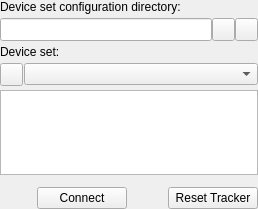
<?xml version="1.0" encoding="UTF-8"?>
<ui version="4.0">
 <class>DeviceSetSelectorWidget</class>
 <widget class="QWidget" name="DeviceSetSelectorWidget">
  <property name="geometry">
   <rect>
    <x>0</x>
    <y>0</y>
    <width>258</width>
    <height>209</height>
   </rect>
  </property>
  <property name="windowTitle">
   <string>DeviceSetSelector</string>
  </property>
  <layout class="QGridLayout" name="gridLayout">
   <property name="margin">
    <number>0</number>
   </property>
   <property name="spacing">
    <number>4</number>
   </property>
   <item row="0" column="0">
    <widget class="QLabel" name="label_ConfigurationDirectory">
     <property name="text">
      <string>Device set configuration directory:</string>
     </property>
    </widget>
   </item>
   <item row="1" column="0">
    <layout class="QHBoxLayout" name="horizontalLayout">
     <property name="spacing">
      <number>0</number>
     </property>
     <item>
      <widget class="QLineEdit" name="lineEdit_ConfigurationDirectory">
       <property name="sizePolicy">
        <sizepolicy hsizetype="Expanding" vsizetype="Preferred">
         <horstretch>0</horstretch>
         <verstretch>0</verstretch>
        </sizepolicy>
       </property>
       <property name="readOnly">
        <bool>true</bool>
       </property>
      </widget>
     </item>
     <item>
      <widget class="QPushButton" name="pushButton_OpenConfigurationDirectory">
       <property name="sizePolicy">
        <sizepolicy hsizetype="Fixed" vsizetype="Fixed">
         <horstretch>0</horstretch>
         <verstretch>0</verstretch>
        </sizepolicy>
       </property>
       <property name="minimumSize">
        <size>
         <width>23</width>
         <height>23</height>
        </size>
       </property>
       <property name="maximumSize">
        <size>
         <width>23</width>
         <height>23</height>
        </size>
       </property>
       <property name="focusPolicy">
        <enum>Qt::NoFocus</enum>
       </property>
       <property name="toolTip">
        <string>Select other device set configuration directory</string>
       </property>
       <property name="text">
        <string/>
       </property>
       <property name="icon">
        <iconset resource="CommonWidgets.qrc">
         <normaloff>:/icons/Resources/icon_OpenFile.png</normaloff>:/icons/Resources/icon_OpenFile.png</iconset>
       </property>
       <property name="iconSize">
        <size>
         <width>16</width>
         <height>16</height>
        </size>
       </property>
      </widget>
     </item>
     <item>
      <widget class="QPushButton" name="pushButton_RefreshFolder">
       <property name="sizePolicy">
        <sizepolicy hsizetype="Fixed" vsizetype="Fixed">
         <horstretch>0</horstretch>
         <verstretch>0</verstretch>
        </sizepolicy>
       </property>
       <property name="minimumSize">
        <size>
         <width>23</width>
         <height>23</height>
        </size>
       </property>
       <property name="maximumSize">
        <size>
         <width>23</width>
         <height>23</height>
        </size>
       </property>
       <property name="focusPolicy">
        <enum>Qt::NoFocus</enum>
       </property>
       <property name="toolTip">
        <string>Refresh device set list from currently selected configuration directory</string>
       </property>
       <property name="text">
        <string/>
       </property>
       <property name="icon">
        <iconset resource="CommonWidgets.qrc">
         <normaloff>:/icons/Resources/icon_Refresh.png</normaloff>:/icons/Resources/icon_Refresh.png</iconset>
       </property>
      </widget>
     </item>
    </layout>
   </item>
   <item row="2" column="0">
    <widget class="QLabel" name="label_DeviceSet">
     <property name="text">
      <string>Device set:</string>
     </property>
    </widget>
   </item>
   <item row="6" column="0">
    <spacer name="verticalSpacer_2">
     <property name="orientation">
      <enum>Qt::Vertical</enum>
     </property>
     <property name="sizeType">
      <enum>QSizePolicy::Fixed</enum>
     </property>
     <property name="sizeHint" stdset="0">
      <size>
       <width>258</width>
       <height>8</height>
      </size>
     </property>
    </spacer>
   </item>
   <item row="7" column="0">
    <layout class="QHBoxLayout" name="horizontalLayout_2">
     <item>
      <spacer name="horizontalSpacer_2">
       <property name="orientation">
        <enum>Qt::Horizontal</enum>
       </property>
       <property name="sizeHint" stdset="0">
        <size>
         <width>40</width>
         <height>20</height>
        </size>
       </property>
      </spacer>
     </item>
     <item>
      <widget class="QPushButton" name="pushButton_Connect">
       <property name="minimumSize">
        <size>
         <width>90</width>
         <height>0</height>
        </size>
       </property>
       <property name="maximumSize">
        <size>
         <width>16777215</width>
         <height>16777215</height>
        </size>
       </property>
       <property name="text">
        <string>Connect</string>
       </property>
       <property name="icon">
        <iconset resource="CommonWidgets.qrc">
         <normaloff>:/icons/Resources/icon_Connect.png</normaloff>:/icons/Resources/icon_Connect.png</iconset>
       </property>
      </widget>
     </item>
     <item>
      <spacer name="horizontalSpacer">
       <property name="orientation">
        <enum>Qt::Horizontal</enum>
       </property>
       <property name="sizeHint" stdset="0">
        <size>
         <width>40</width>
         <height>20</height>
        </size>
       </property>
      </spacer>
     </item>
     <item>
      <widget class="QPushButton" name="pushButton_ResetTracker">
       <property name="minimumSize">
        <size>
         <width>90</width>
         <height>0</height>
        </size>
       </property>
       <property name="maximumSize">
        <size>
         <width>90</width>
         <height>16777215</height>
        </size>
       </property>
       <property name="text">
        <string>Reset Tracker</string>
       </property>
      </widget>
     </item>
    </layout>
   </item>
   <item row="5" column="0">
    <widget class="QTextEdit" name="textEdit_Description">
     <property name="sizePolicy">
      <sizepolicy hsizetype="Expanding" vsizetype="MinimumExpanding">
       <horstretch>0</horstretch>
       <verstretch>0</verstretch>
      </sizepolicy>
     </property>
     <property name="minimumSize">
      <size>
       <width>0</width>
       <height>64</height>
      </size>
     </property>
     <property name="maximumSize">
      <size>
       <width>16777215</width>
       <height>16777215</height>
      </size>
     </property>
     <property name="frameShadow">
      <enum>QFrame::Plain</enum>
     </property>
     <property name="readOnly">
      <bool>true</bool>
     </property>
    </widget>
   </item>
   <item row="3" column="0">
    <layout class="QHBoxLayout" name="horizontalLayout_3">
     <property name="spacing">
      <number>1</number>
     </property>
     <item>
      <widget class="QPushButton" name="pushButton_EditConfiguration">
       <property name="sizePolicy">
        <sizepolicy hsizetype="Fixed" vsizetype="Fixed">
         <horstretch>0</horstretch>
         <verstretch>0</verstretch>
        </sizepolicy>
       </property>
       <property name="minimumSize">
        <size>
         <width>23</width>
         <height>23</height>
        </size>
       </property>
       <property name="maximumSize">
        <size>
         <width>23</width>
         <height>23</height>
        </size>
       </property>
       <property name="focusPolicy">
        <enum>Qt::NoFocus</enum>
       </property>
       <property name="toolTip">
        <string>Edit configuration file</string>
       </property>
       <property name="text">
        <string/>
       </property>
       <property name="icon">
        <iconset resource="CommonWidgets.qrc">
         <normaloff>:/icons/Resources/icon_Edit.png</normaloff>:/icons/Resources/icon_Edit.png</iconset>
       </property>
      </widget>
     </item>
     <item>
      <widget class="QComboBox" name="comboBox_DeviceSet">
       <property name="sizePolicy">
        <sizepolicy hsizetype="Expanding" vsizetype="Fixed">
         <horstretch>0</horstretch>
         <verstretch>0</verstretch>
        </sizepolicy>
       </property>
       <property name="minimumSize">
        <size>
         <width>0</width>
         <height>21</height>
        </size>
       </property>
       <property name="maxVisibleItems">
        <number>35</number>
       </property>
      </widget>
     </item>
    </layout>
   </item>
  </layout>
 </widget>
 <resources>
  <include location="CommonWidgets.qrc"/>
 </resources>
 <connections/>
</ui>
